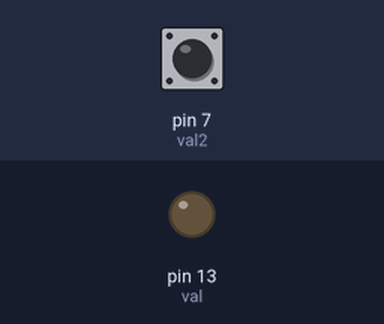
This sketch was run on a simulated Arduino Uno, built with avr-gcc and run on an emulated ATmega328P. Shown: output pins drawn as LEDs (lit = HIGH). The test bench sets the inputs (shaded band); at power-on: pin 7 (val2) HIGH.

Above: at 1.2 s.
1.3 s: pin 7 (val2) pulled LOW for 0.15 s
At 1.37 s:
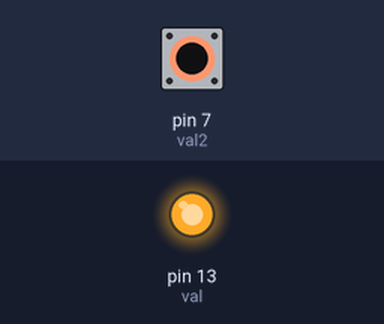
2.9 s: pin 7 (val2) pulled LOW for 3.2 s
At 6.9 s:
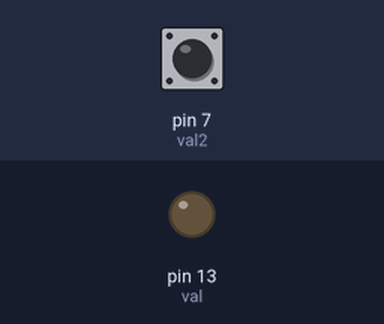
Timing chart, 0 to 8.4 s (numbered marks = the images above; inputs shaded):
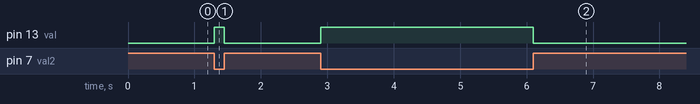

Measured:
- after the input at 1.3 s, pin 13 (val): LOW → HIGH at once, → LOW 0.15 s later
- after the input at 2.9 s, pin 13 (val): LOW → HIGH at once, → LOW 3.2 s later

The sketch:

push_button.ino
```cpp
//variables

int val = 13;
int val2 = 7;
void setup() {
  // put your setup code here, to run once:
   pinMode(val, OUTPUT);
   pinMode(val2, INPUT_PULLUP);

}

void loop() {
  // put your main code here, to run repeatedly:
  bool x=digitalRead(val2);

  digitalWrite(val, !x);

}
```
